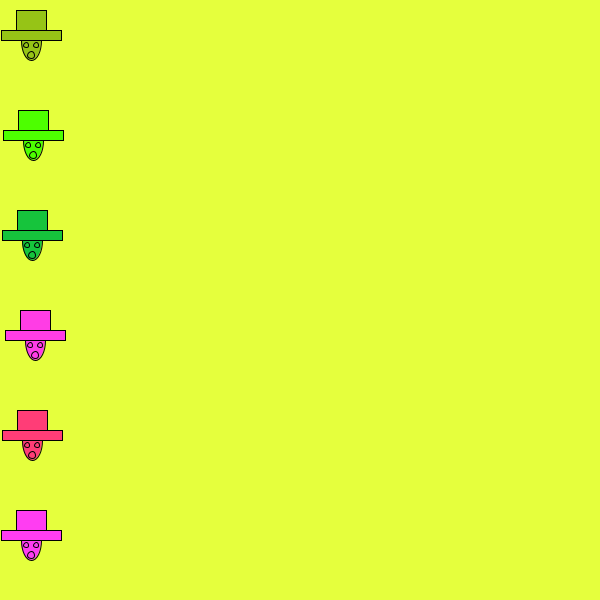
Frame 1 (no input)
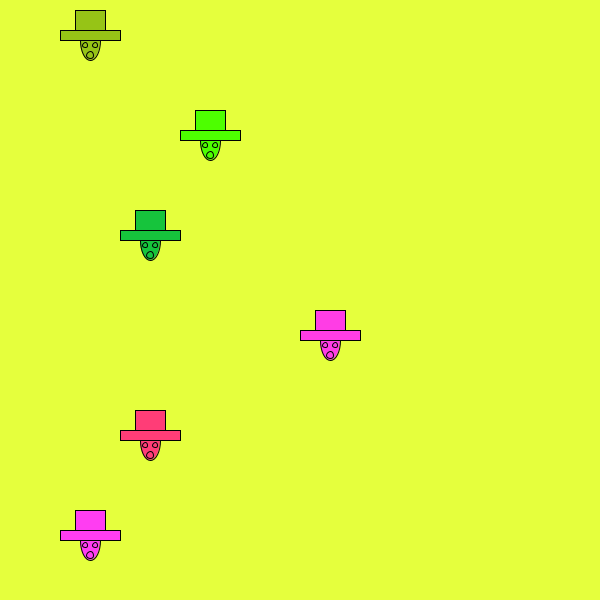
Frame 60 (the mouse pressed at the canvas centre just before this capture)
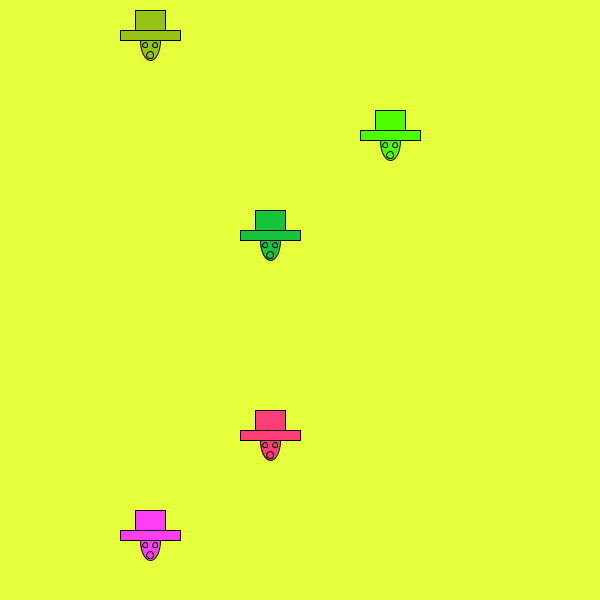
Frame 120 (the mouse held since frame 60 and released just before this capture)

The Processing sketch that drew these frames (run headless with seeded random() and noise(); from frame 60 on, the mouse is pressed at the canvas centre):

// Processing sketch: hwredo
// ── hwredo.pde
Hat myHat1;
Hat myHat2; 
Hat myHat3;
Hat myHat4;
Hat myHat5;
Hat myHat6;

void setup() {
  size(600, 600);

  myHat1 = new Hat(color(77, 255, 0), 0, 130, 3); 
  myHat2 = new Hat(color(150, 196, 22), 0, 30, 1);
  myHat3 = new Hat(color(22, 196, 60), 0, 230, 2); 
  myHat4 = new Hat(color(255, 61, 229), 0, 330, 5);
  myHat5 = new Hat(color(255, 61, 119), 0, 430, 2); 
  myHat6 = new Hat(color(255, 61, 242), 0, 530, 1);
}

void draw() {
  background(229, 255, 61);
  myHat1.drive();
  myHat1.display();
  myHat2.drive();
  myHat2.display();
  myHat3.drive();
  myHat3.display();
  myHat4.drive();
  myHat4.display();
  myHat5.drive();
  myHat5.display();
  myHat6.drive();
  myHat6.display();
}

// ── hatfun.pde
class Hat {
  float xpos;
  float ypos;
  float xspeed;
  color c;
  
Hat (color tempC, float tempXpos, float tempYpos, float tempXspeed){
  c = tempC;
    xpos = tempXpos;
    ypos = tempYpos;
    xspeed = tempXspeed;
}

void display(){
  fill(c);
  ellipse(xpos+30, ypos+10, 20, 40);
  ellipse(xpos+30, ypos+25, 7, 7);
  ellipse(xpos+25, ypos+15, 5, 5);
  ellipse(xpos+35, ypos+15, 5, 5);
  rect (xpos, ypos, 60, 10);
  rect (xpos+15, ypos-20, 30, 20);
}
  void drive() {
    xpos = xpos + xspeed;
    if (xpos > width) {
      xpos = 0;
    }
  }
}
